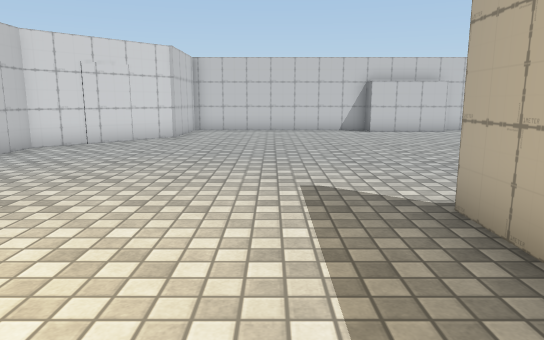
[1] (above)

15 first-person views from a walk through a scene from a Unity 3-D project. The camera is 1.2 m above the floor, tilts 10° down and sees 70° across. The floor is counted in squares, 1 m on a side. Each view is taken from the middle of a square. On the plan, view 1 faces up. The plan holds only what a view shows up to about 15 squares ahead; the rest is blank. The place goes on beyond the plan. The player is left out. Some surface patterns are stand-ins.

[2]
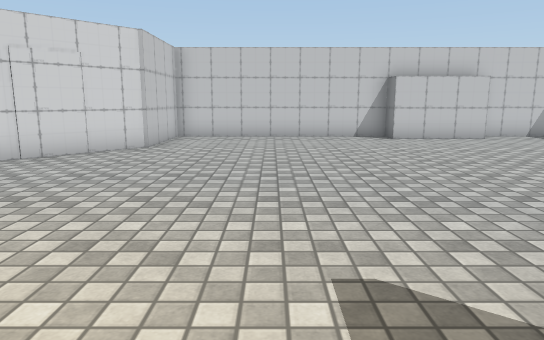

[3]
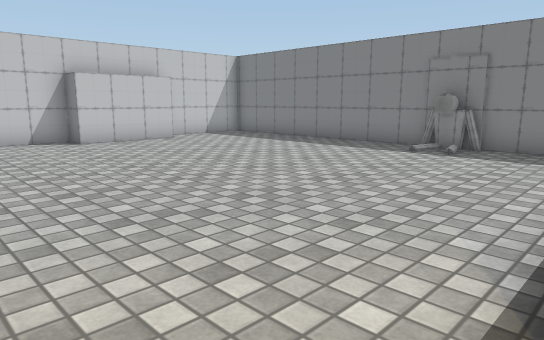

[4]
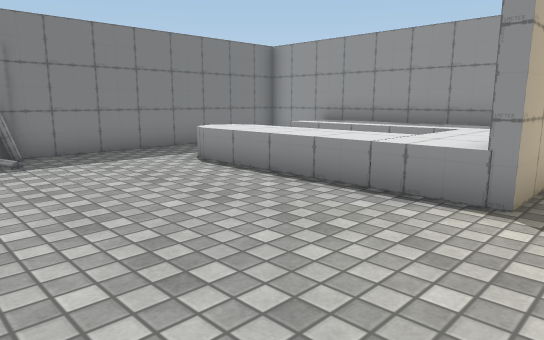

[5]
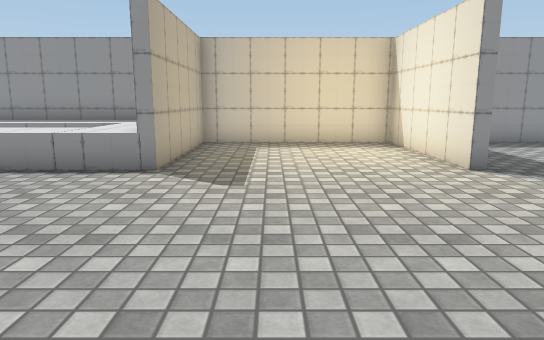

[6]
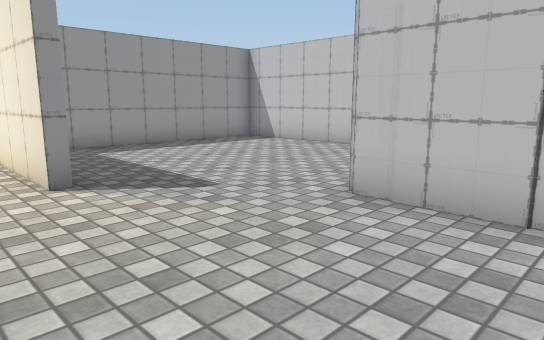

[7]
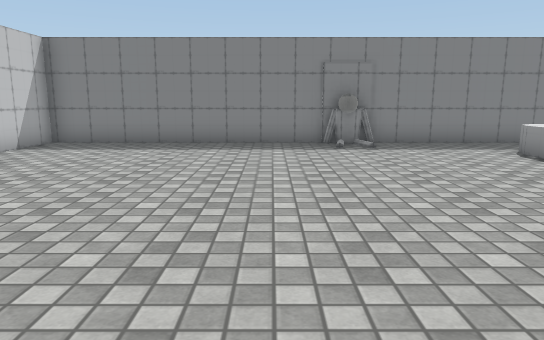

[8]
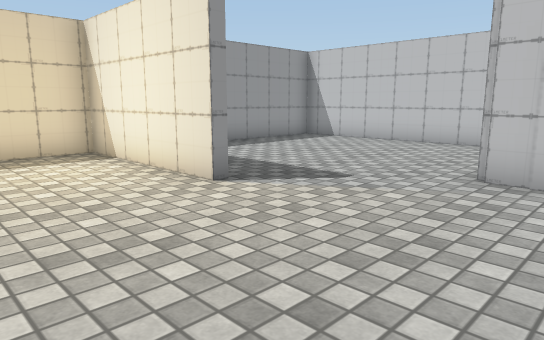

[9]
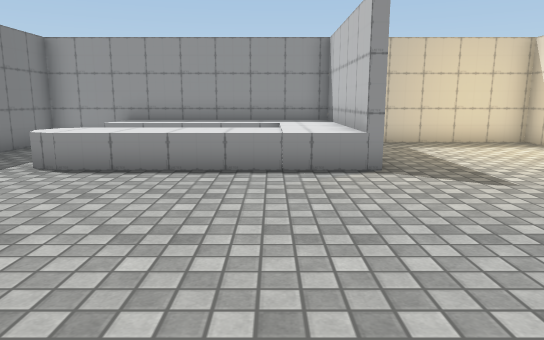

[10]
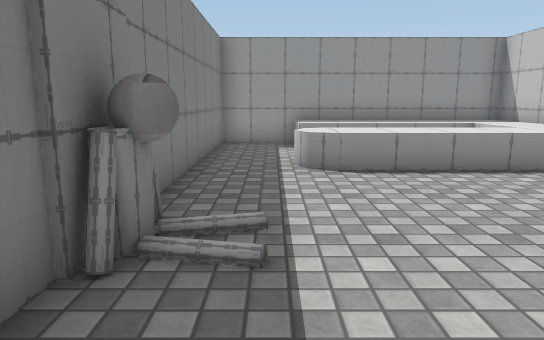

[11]
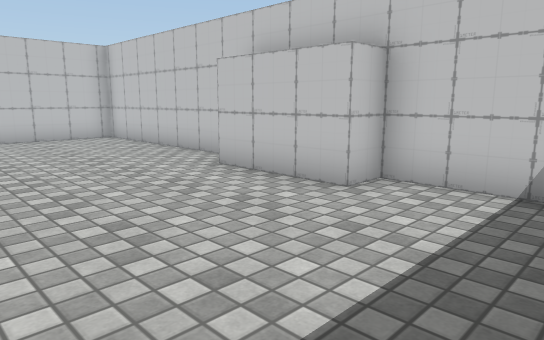

[12]
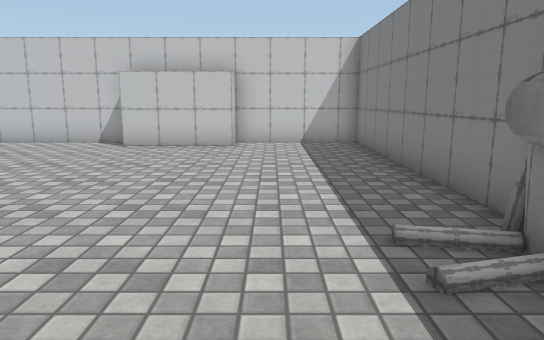

[13]
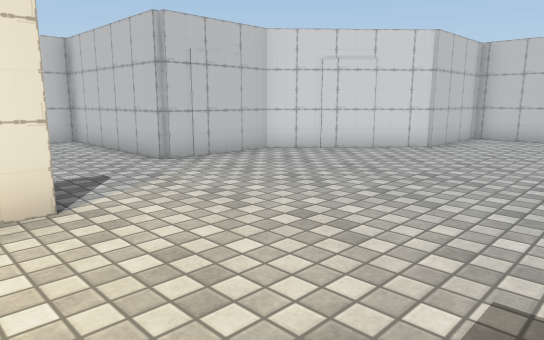

[14]
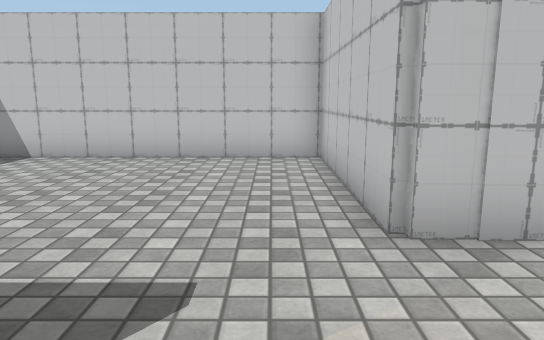

[15]
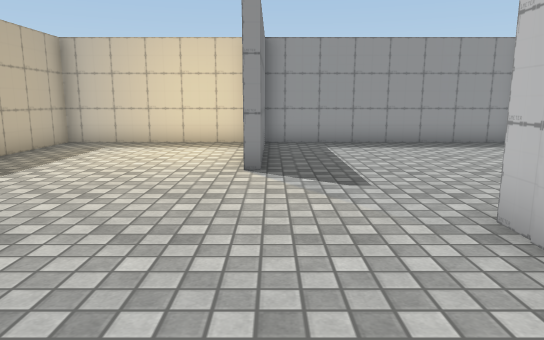

### Floor plan
Key: @ floor where view 1 was taken; # wall or solid block; . floor; ^ raised ledge; O other object.
Columns run from 12 left of view 1 to 11 right of it. Each row starts with its distance up from view 1.
 17          ########  #####
 16          #......OOOO...#
 15          #.............#
 14         ##.............#
 13         #..............#
 12        ##..............#
 11       ##...............#
 10       #................#
  9       #................#
  8      ##...............O#
  7 ######................O#
  6 #......................#
  5 #......................#
  4 #.......#.....#^^^^^^..#
  3 #.......#.....#^^^^^^..#
  2 #.......#.....#^^    ..#
  1 #.......#.....#^^^^^^..#
  0 #.......#...@.#^^^^^^..#
 -1 ########################

Positions as (right, up) in squares from view 1, and headings:
1: (0, 0), facing up
2: (0, 3), facing up
3: (0, 4), facing up-right
4: (1, 9), facing down-right
5: (0, 11), facing down
6: (-2, 10), facing down-left
7: (-1, 10), facing right
8: (0, 9), facing down-left
9: (4, 11), facing down
10: (9, 11), facing down
11: (10, 11), facing up-left
12: (8, 5), facing up
13: (1, 3), facing up-left
14: (-3, 6), facing left
15: (-4, 11), facing down
